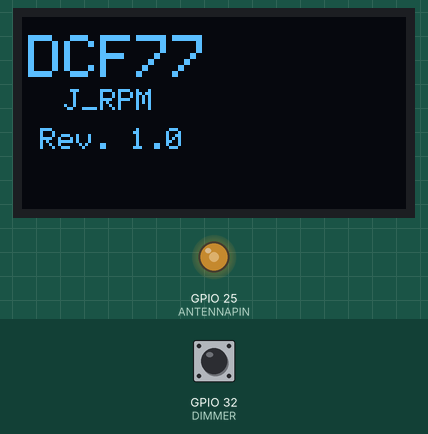
Bench run of a sketch on a simulated ESP32. Shown: 128×64 one-colour display, output pins drawn as LEDs (lit = HIGH). The test bench sets the inputs (shaded band); at power-on: GPIO 32 (DIMMER) HIGH. WiFi joins after 1.5 s; servers stay silent unless stated; the local clock reads 2024-03-15 10:24:30 at power-on unless the sketch sets it; pins used as bus, display or sensor lines are not drawn; what the sketch prints to the serial monitor is not drawn.

Above: at 4.8 s.
At 7.4 s:
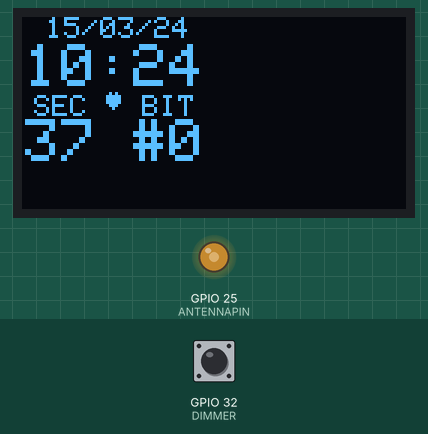
At 28.4 s:
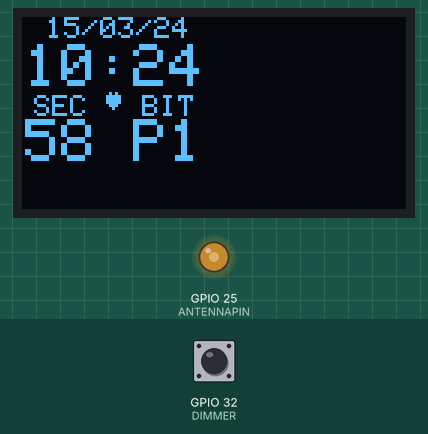
At 29.2 s:
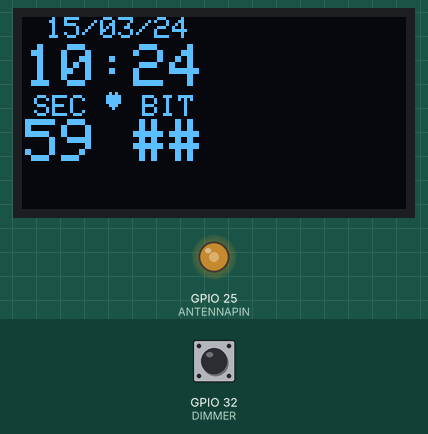
Timing chart, 0 to 40.0 s (numbered marks = the images above):
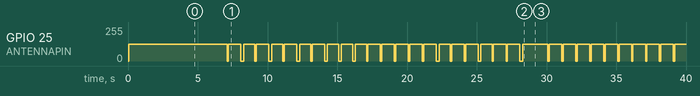

The sketch:

DFC77_ESP32_JR.ino
```cpp
/*
        This code is created from the information of Andreas Spiess
        https://github.com/SensorsIot/DCF77-Transmitter-for-ESP32
                        https://www.sensorsiot.org/
                  https://www.youtube.com/c/AndreasSpiess/

                                 --- oOo ---

                              Modified by: J_RPM
                               http://j-rpm.com/
                        https://www.youtube.com/c/JRPM
                              September of 2020

               An OLED display is added to show the DFC77 data,
                adding some new routines and modifying others.

                              >>> HARDWARE <<<
                  LIVE D1 mini ESP32 ESP-32 WiFi + Bluetooth
                https://es.aliexpress.com/item/32816065152.html

            HW-699 0.66 inch OLED display module, for D1 Mini (64x48)
               https://es.aliexpress.com/item/4000504485892.html

                           >>> IDE Arduino <<<
                        Model: WEMOS MINI D1 ESP32
       Add URLs: https://dl.espressif.com/dl/package_esp32_index.json
                     https://github.com/espressif/arduino-esp32

  To help you, I copy here the structure and name of the date and time variables

struct tm {
        int8_t          tm_sec;   /**< seconds after the minute - [ 0 to 59 ]
        int8_t          tm_min;   /**< minutes after the hour - [ 0 to 59 ]
        int8_t          tm_hour;  /**< hours since midnight - [ 0 to 23 ]
        int8_t          tm_mday;  /**< day of the month - [ 1 to 31 ]
        int8_t          tm_wday;  /**< days since Sunday - [ 0 to 6 ]
        int8_t          tm_mon;   /**< months since January - [ 0 to 11 ]
        int16_t         tm_year;  /**< years since 1900
        int16_t         tm_yday;  /**< days since January 1 - [ 0 to 365 ]
        int16_t         tm_isdst; /**< Daylight Saving Time flag
    };
____________________________________________________________________________________
*/
#include <WiFi.h>
#include <Ticker.h>
#include <Time.h>
#include <Adafruit_GFX.h>
//*************************************************IMPORTANT******************************************************************
#include "Adafruit_SSD1306.h" // Copy the supplied version of Adafruit_SSD1306.cpp and Adafruit_ssd1306.h to the sketch folder
// Adafruit_SSD1306.h >>> #define SSD1306_64_48
// Adafruit_SSD1306.cpp >>> #if (SSD1306_LCDWIDTH == 64 && SSD1306_LCDHEIGHT == 48)
//*************************************************+++++++++******************************************************************
#define  OLED_RESET 0
Adafruit_SSD1306 display(OLED_RESET);

String CurrentTime = "HH:MM:SS";
String CurrentDate = "dd/mm/yy";
String HWversion = "Rev. 1.0";

// Change to your WiFi credentials and select your time zone
const char* ssid = "YourOwnSSID";
const char* password = "YourSoSecretPassword";

#define DCF_PULSE 27      //This is the pin for OUTPUT Pulse DCF77
#define ANTENNAPIN 25     //Output RF Signal DCF77
#define CONTINUOUSMODE    //Uncomment this line to bypass de cron and have the transmitter on all the time
#define DIMMER 32         //This is the pin for Dimmer of display

// cron (if you choose the correct values you can even run on batteries)
// If you choose really bad this minutes, everything goes wrong, so minuteToWakeUp must be greater than minuteToSleep
#define minuteToWakeUp  55 // Every hoursToWakeUp at this minute the ESP32 wakes up get time and star to transmit
#define minuteToSleep    8 // If it is running at this minute then goes to sleep and waits until minuteToWakeUp

byte hoursToWakeUp[] = {0,1,2,3}; // you can add more hours to adapt to your needs
                      // When the ESP32 wakes up, check if the actual hour is in the list and
                      // runs or goes to sleep until next minuteToWakeUp if onTimeAfterReset = 0

Ticker tickerDecisec; // TBD at 100ms

//complete array of pulses for a minute
//0 = no pulse, 1=100ms, 2=200ms
int impulseArray[60];
int impulseCount = 0;
int actualHours, actualMinutes, actualSecond, actualDay, actualMonth, actualYear, DayOfW;
long dontGoToSleep = 0;
// If onTimeAfterReset > 0 and it is commented: #define CONTINUOUSMODE
// it will connect in the selected minute by minuteToWakeUp of all hours
const long onTimeAfterReset = 600000; // Ten minutes
int timeRunningContinuous = 0;

// https://www.ntppool.org/es/use.html
const char* ntpServer = "es.pool.ntp.org"; // enter your closer pool or pool.ntp.org
// https://remotemonitoringsystems.ca/time-zone-abbreviations.php
const char* TZ_INFO   = "CET-1CEST-2,M3.5.0/02:00:00,M10.5.0/03:00:00";  // enter your time zone

struct tm timeinfo;

//#####################################################
//                   setup()
// Startup settings and date and time synchronization
//#####################################################
void setup() {
  pinMode(DIMMER, INPUT_PULLUP);       // Input of DIMMER
  display.dim(false);                  // Not dimmer at the init

  esp_sleep_disable_wakeup_source(ESP_SLEEP_WAKEUP_ALL);

  Serial.begin(115200);
  Serial.println(F("*****************"));
  Serial.println(F("DCF77 transmitter"));
  Serial.println(F("*****************"));

  display.begin(SSD1306_SWITCHCAPVCC, 0x3C);  // initialize with the I2C addr 0x3C (for the 64x48)
  display.setTextColor(WHITE);
  display.clearDisplay();
  display.setTextSize(2);
  display.setCursor(2,0);
  display.println(F("DCF77"));

  display.setTextSize(1);
  display.setCursor(0,16);
  display.println(String(ssid));
  display.print(F("Sync."));
  display.display();

  if (esp_sleep_get_wakeup_cause() == 0) dontGoToSleep = millis();

  ledcSetup(0, 77500, 8);        // Channel (0-15), Frequency (Hz), N. Bits (1-16)
  ledcAttachPin(ANTENNAPIN, 0);  // Pin, Channel (ANTENNAPIN, has to be attached to the antenna)
  ledcWrite(0, 127);             // Channel 0, carrier with 50% duty cycle (8 Bit)

  pinMode (DCF_PULSE, OUTPUT);
  digitalWrite (DCF_PULSE, LOW); // LOW level of DCF_PULSE at the Start

  WiFi_on();
  getNTP();
  WiFi_off();
  show_time();

  CodeTime(); // first conversion just for cronCheck
#ifndef CONTINUOUSMODE
  if ((dontGoToSleep == 0) or ((dontGoToSleep + onTimeAfterReset) < millis())) cronCheck(); // first check before start anything
#else
  Serial.println("CONTINUOUS MODE NO CRON!!!");
#endif

  // Important: this routine has to last less than 4 seconds, to be able to synchronize the start of the NTP seconds.
  DisplayHW();      // DCF77 time synchronized, show version on display

  // Sync to the start of a second
  Serial.print(F("Syncing... "));
  int startSecond = timeinfo.tm_sec+5;
  long count = 0;
  do {
    count++;
    if(!getLocalTime(&timeinfo) || count > 200000){
      Serial.println(F("Error obtaining time..."));
      delay(3000);
      ESP.restart();
    }
  } while (startSecond > timeinfo.tm_sec);

  tickerDecisec.attach_ms(100, DcfOut); // from now on calls DcfOut every 100ms

  Serial.print(F("Ok "));
  Serial.println(count);
}
//###########################
//        loop()
// Not used in this program
//###########################
void loop() {
  // There is no code inside the loop. This is a syncronous program driven by the Ticker
}
/////////////////////////////
// Coding of the DCF77 bits
/////////////////////////////
void CodeTime() {
  DayOfW = timeinfo.tm_wday;
  if (DayOfW == 0) DayOfW = 7;
  actualDay = timeinfo.tm_mday;
  actualMonth = timeinfo.tm_mon + 1;
  actualYear = timeinfo.tm_year - 100;
  actualHours = timeinfo.tm_hour;
  actualMinutes = timeinfo.tm_min + 1; // DCF77 transmitts the next minute
  if (actualMinutes >= 60) {
    actualMinutes = 0;
    actualHours++;
  }

  // Wait 1 minute until the day changes
  if (actualHours > 23) {
    errChangeOfDay();
  }

  actualSecond = timeinfo.tm_sec;
  if (actualSecond == 60) actualSecond = 0;

  int n, Tmp, TmpIn;
  int ParityCount = 0;

  //we put the first 20 bits of each minute at a logical zero value
  for (n = 0; n < 20; n++) impulseArray[n] = 1;

  // set DST bit
  if (timeinfo.tm_isdst == 0) {
    impulseArray[18] = 2; // CET or DST OFF
  } else {
    impulseArray[17] = 2; // CEST or DST ON
  }

  //bit 20 must be 1 to indicate active time
  impulseArray[20] = 2;

  //calculates the bits for the minutes
  TmpIn = Bin2Bcd(actualMinutes);
  for (n = 21; n < 28; n++) {
    Tmp = TmpIn & 1;
    impulseArray[n] = Tmp + 1;
    ParityCount += Tmp;
    TmpIn >>= 1;
  }
  if ((ParityCount & 1) == 0)
    impulseArray[28] = 1;
  else
    impulseArray[28] = 2;

  //calculates bits for the hours
  ParityCount = 0;
  TmpIn = Bin2Bcd(actualHours);
  for (n = 29; n < 35; n++) {
    Tmp = TmpIn & 1;
    impulseArray[n] = Tmp + 1;
    ParityCount += Tmp;
    TmpIn >>= 1;
  }
  if ((ParityCount & 1) == 0)
    impulseArray[35] = 1;
  else
    impulseArray[35] = 2;
  ParityCount = 0;

  //calculate the bits for the actual Day of Month
  TmpIn = Bin2Bcd(actualDay);
  for (n = 36; n < 42; n++) {
    Tmp = TmpIn & 1;
    impulseArray[n] = Tmp + 1;
    ParityCount += Tmp;
    TmpIn >>= 1;
  }
  TmpIn = Bin2Bcd(DayOfW);
  for (n = 42; n < 45; n++) {
    Tmp = TmpIn & 1;
    impulseArray[n] = Tmp + 1;
    ParityCount += Tmp;
    TmpIn >>= 1;
  }
  //calculates the bits for the actualMonth
  TmpIn = Bin2Bcd(actualMonth);
  for (n = 45; n < 50; n++) {
    Tmp = TmpIn & 1;
    impulseArray[n] = Tmp + 1;
    ParityCount += Tmp;
    TmpIn >>= 1;
  }
  //calculates the bits for actual year
  TmpIn = Bin2Bcd(actualYear);   // 2 digit year
  for (n = 50; n < 58; n++) {
    Tmp = TmpIn & 1;
    impulseArray[n] = Tmp + 1;
    ParityCount += Tmp;
    TmpIn >>= 1;
  }
  //equal date
  if ((ParityCount & 1) == 0)
    impulseArray[58] = 1;
  else
    impulseArray[58] = 2;

  //last missing pulse
  impulseArray[59] = 0; // No pulse
}
//################################
//     Bin2Bcd(int dato)
// Conversion from binary to bcd
//################################
int Bin2Bcd(int dato) {
  int msb, lsb;
  if (dato < 10)
    return dato;
  msb = (dato / 10) << 4;
  lsb = dato % 10;
  return msb + lsb;
}
//###########################
//         DcfOut()
// Sending the DCF77 signal
//###########################
void DcfOut() {
  OledLight();        // Dimmer

  switch (impulseCount++) {
    case 0:
      // Start ASK modulation (NO carrier 77,5 KHz)
      if (impulseArray[actualSecond] != 0) {
        digitalWrite(DCF_PULSE, HIGH);
        ledcWrite(0, 0);                  // Init of every second, NO carrier 77,5 KHz except #59
      }
      // Update values on the OLED display
      UpdateLocalTime();
      display_time();
      break;
    case 1:
      // DCF77 BIT=0 >>> Pulse of 100mS >>> End ASK modulation
      if (impulseArray[actualSecond] == 1) {
        digitalWrite(DCF_PULSE, LOW);
        ledcWrite(0, 127);                 // Channel: 0, carrier with 50% duty cycle (8 Bit)
      }
      break;
    case 2:
      // DCF77 BIT=1 >>> Pulse of 200mS >>> End ASK modulation
      digitalWrite(DCF_PULSE, LOW);
      ledcWrite(0, 127);                   // Channel: 0, carrier with 50% duty cycle (8 Bit)
      EffectOled(1);
      display.display();
      break;
    case 9:
      // End of the seond
      impulseCount = 0;

      if (actualSecond == 0 ) Serial.print(F("M"));
      if (actualSecond == 1 || actualSecond == 15 || actualSecond == 21  || actualSecond == 29 ) Serial.print(F("-"));
      if (actualSecond == 36  || actualSecond == 42 || actualSecond == 45  || actualSecond == 50 ) Serial.print(F("-"));
      if (actualSecond == 28  || actualSecond == 35  || actualSecond == 58 ) Serial.print(F("P"));

      if (impulseArray[actualSecond] == 1) Serial.print(F("0"));
      if (impulseArray[actualSecond] == 2) Serial.print(F("1"));

      if (actualSecond == 59 ) {
        Serial.print(F("#"));
        Serial.println();
        Serial.println(F("------------------------------------------------------------"));
        show_time();
      #ifndef CONTINUOUSMODE
          if ((dontGoToSleep == 0) or ((dontGoToSleep + onTimeAfterReset) < millis())) cronCheck();
      #else
          Serial.println(F("CONTINUOUS MODE NO CRON!!!"));
          timeRunningContinuous++;
          if (timeRunningContinuous > 360) ESP.restart(); // 6 hours running, then restart all over
      #endif
      }
      break;
  } // End: switch (impulseCount++)

  if(!getLocalTime(&timeinfo)){
    Serial.println(F("Error obtaining time..."));
    delay(3000);
    ESP.restart();
  }
  CodeTime();
}
//#########################################
//         display_time()
// Updates the information on the display
//#########################################
void display_time() {
  display.clearDisplay();
  display.setTextSize(1);
  display.setCursor(8,0);
  display.println(CurrentDate);

  display.setTextSize(2);
  display.setCursor(1,9);
  display.println(CurrentTime.substring(0,5));

  EffectOled(0);

  display.setCursor(4,26);
  display.println(F("SEC   BIT"));

  display.setTextSize(2);
  display.setCursor(1,34);
  display.print( CurrentTime.substring(6,8) + " ");
  // Label of Bit
  if (actualSecond == 28  || actualSecond == 35  || actualSecond == 58 ) display.print(F("P"));
  else if (actualSecond == 0 ) display.print(F("M"));
  else if (actualSecond == 20 ) display.print(F("S"));
  else display.print(F("#"));
  // Level of Bit
  if (impulseArray[actualSecond] == 1) display.print(F("0"));
  else if (impulseArray[actualSecond] == 2) display.print(F("1"));
  else display.print(F("#"));

  display.display();
}
//#####################################
//        UpdateLocalTime()
// Updating the date and time strings
//#####################################
boolean UpdateLocalTime() {
  struct tm timeinfo;
  time_t now;
  time(&now);
  //See http://www.cplusplus.com/reference/ctime/strftime/
  char output[30];
  strftime(output, 30, "%d/%m/%y", localtime(&now));
  CurrentDate = output;
  strftime(output, 30, "%H:%M:%S", localtime(&now));
  CurrentTime = output;
  return true;
}
//###################################
//  IpToString(IPAddress inIP)
// Converting the IP char to String
//###################################
String IpToString(IPAddress inIP) {
  char IPno[20];
  sprintf(IPno, "%d.%d.%d.%d", inIP[0], inIP[1], inIP[2], inIP[3]);
  return String(IPno);
}
//##################
//    WiFi_on()
// WiFi connection
//##################
void WiFi_on() {
  Serial.print(F("Connecting WiFi..."));
  WiFi.begin(ssid, password);
  int counter = 0;
  while (WiFi.status() != WL_CONNECTED) {
    delay(500);
    if (counter >= 15) ESP.restart();
    Serial.print (F("."));
    display.setTextSize(1);
    display.print(F("."));
    display.display();
    counter++;
  }
  Serial.println();
  Serial.print(F("WiFi connected to address: "));
  Serial.println(IpToString(WiFi.localIP()));
  }
//#####################
//     WiFi_off()
// WiFi disconnection
//#####################
void WiFi_off() {
  WiFi.disconnect(true);
  WiFi.mode(WIFI_OFF);
  Serial.println(F("WiFi disconnected"));
  Serial.flush();
}
//#######################################
//         getNTP()
// Date and time update from NTP server
//#######################################
void getNTP() {
  Serial.print(F("GetNTP "));
  int i = 0;
  do {
    i++;
    if (i > 40) {
      ESP.restart();
    }
    configTime(0, 0, ntpServer);
    setenv("TZ", TZ_INFO, 1);
    delay(500);
  } while (!getLocalTime(&timeinfo));
  Serial.println("Ok");
}
//##########################################
//        show_time()
// Shows date and time through serial port
//##########################################
void show_time() {
  Serial.print(&timeinfo, "Now: %B %d, %Y - %H:%M:%S (%A) %Z ");
  if (timeinfo.tm_isdst == 0) {
    Serial.println(F("DST=OFF"));
  } else {
    Serial.println(F("DST=ON"));
  }
}
//###############################
// sleepForMinutes(int minutes)
// Time control for croncheck
//###############################
void sleepForMinutes(int minutes) {
  if (minutes < 2) return;
  uint64_t uSecToMinutes = 60000000;
  esp_sleep_enable_timer_wakeup(minutes * uSecToMinutes);  // this timer works on uSecs, so 60M by minute
  //WiFi_off();
  Serial.print(F("To sleep... "));
  Serial.print(minutes);
  Serial.println(F(" minutes"));
  Serial.flush();
  displaySleep(minutes);
  esp_deep_sleep_start();
}
//################################
//        cronCheck()
// Date and time update interval
//################################
void cronCheck() {
  // is this hour in the list?
  boolean work = false;
  for (int n = 0; n < sizeof(hoursToWakeUp); n++) {
    //Serial.println(sizeof(hoursToWakeUp)); Serial.print(work); Serial.print(" "); Serial.print(n); Serial.print(" "); Serial.print(actualHours); Serial.print(" "); Serial.println(hoursToWakeUp[n]);
    if ((actualHours == hoursToWakeUp[n]) or (actualHours == (hoursToWakeUp[n] + 1))){
      work = true;
      // is this the minute to go to sleep?
      if ((actualMinutes > minuteToSleep) and (actualMinutes < minuteToWakeUp)) {
        // go to sleep (minuteToWakeUp - actualMinutes)
        Serial.print(F("."));
        sleepForMinutes(minuteToWakeUp - actualMinutes);
      }
      break;
    }
  }
  if (work == false) { // sleep until minuteToWakeUp (take into account the ESP32 can start for some reason between minuteToWakeUp and o'clock)
    if (actualMinutes >= minuteToWakeUp) {
        Serial.print(F(".."));
      sleepForMinutes(minuteToWakeUp + 60 - actualMinutes);
    } else {
      // goto sleep for (minuteToWakeUp - actualMinutes) minutes
        Serial.print(F("..."));
      sleepForMinutes(minuteToWakeUp - actualMinutes);
    }
  }
}
//############################################
//              DisplayHW()
// Shows the hardware version on the display
//############################################
void DisplayHW() {
  display.clearDisplay();
  display.setTextSize(2);
  display.setCursor(2,6);
  display.println(F("DCF77"));

  display.setTextSize(1);
  display.setCursor(14,24);
  display.println(F("J_RPM"));

  display.setCursor(6,37);
  display.println(HWversion);

  for (int i=0; i<8; i++) {
    display.invertDisplay(true);
    display.display();
    delay (150);
    display.invertDisplay(false);
    display.display();
    delay (150);
  }
}
//#############################################
//         displaySleep(int m)
// It shows on the display that it is stopped
//#############################################
void displaySleep(int m) {
  display.clearDisplay();
  display.setTextSize(2);
  display.setCursor(2,8);
  display.println(F("DCF77"));

  display.setTextSize(1);
  display.setCursor(8,30);
  display.println(F("Stopped"));
  display.print(m);
  display.println(" minutes");
  display.display();
}
//##################################
//         OledLight()
// OLED display brightness control
//##################################
void OledLight() {
 if(digitalRead (DIMMER)==HIGH) {
   digitalWrite (2, HIGH);
   display.dim(false);
 }else {
   digitalWrite (2, LOW);
   display.dim(true);
 }
}
//#################################
//       EffectOled(int e)
// Shows activity on OLED display
//#################################
void EffectOled(int e) {
  display.setTextSize(1);
  display.setCursor(28,24);

  if (actualSecond == 59  || e == 1) {
    display.write(3);
  }else {
    display.fillCircle(30, 27, 1, WHITE);
  }
}
//######################################
//        errChangeOfDay()
// Wait 1 minute until the day changes
//######################################
void errChangeOfDay() {
  tickerDecisec.detach();
  display.clearDisplay();
  display.setTextSize(2);
  display.setCursor(2,0);
  display.println(F("DCF77"));

  display.setTextSize(1);
  display.setCursor(0,16);
  display.println(F(" Waiting"));
  display.println(F(" for the"));
  display.println(F("change of"));
  display.println(F("   day!"));
  display.display();

  // Wait showing text for 50 seconds
  for (int i=0; i<100; i++) {
    display.invertDisplay(true);
    display.display();
    delay (250);
    display.invertDisplay(false);
    display.display();
    delay (250);
  }
  ESP.restart();
}
/////////// END ////////////////////////
```

Measured:
- by itself, GPIO 25 (ANTENNAPIN): 127/255 → 0/255 at 7.1 s, → 127/255 0.10 s later, → 0/255 0.90 s later, → 127/255 0.20 s later, … (64 changes in this stretch)
- what the display in image 0 shows lasts 2.3 s, from 4.8 s to 7.1 s
- what the display in image 1 shows lasts 0.8 s, from 7.3 s to 8.1 s
